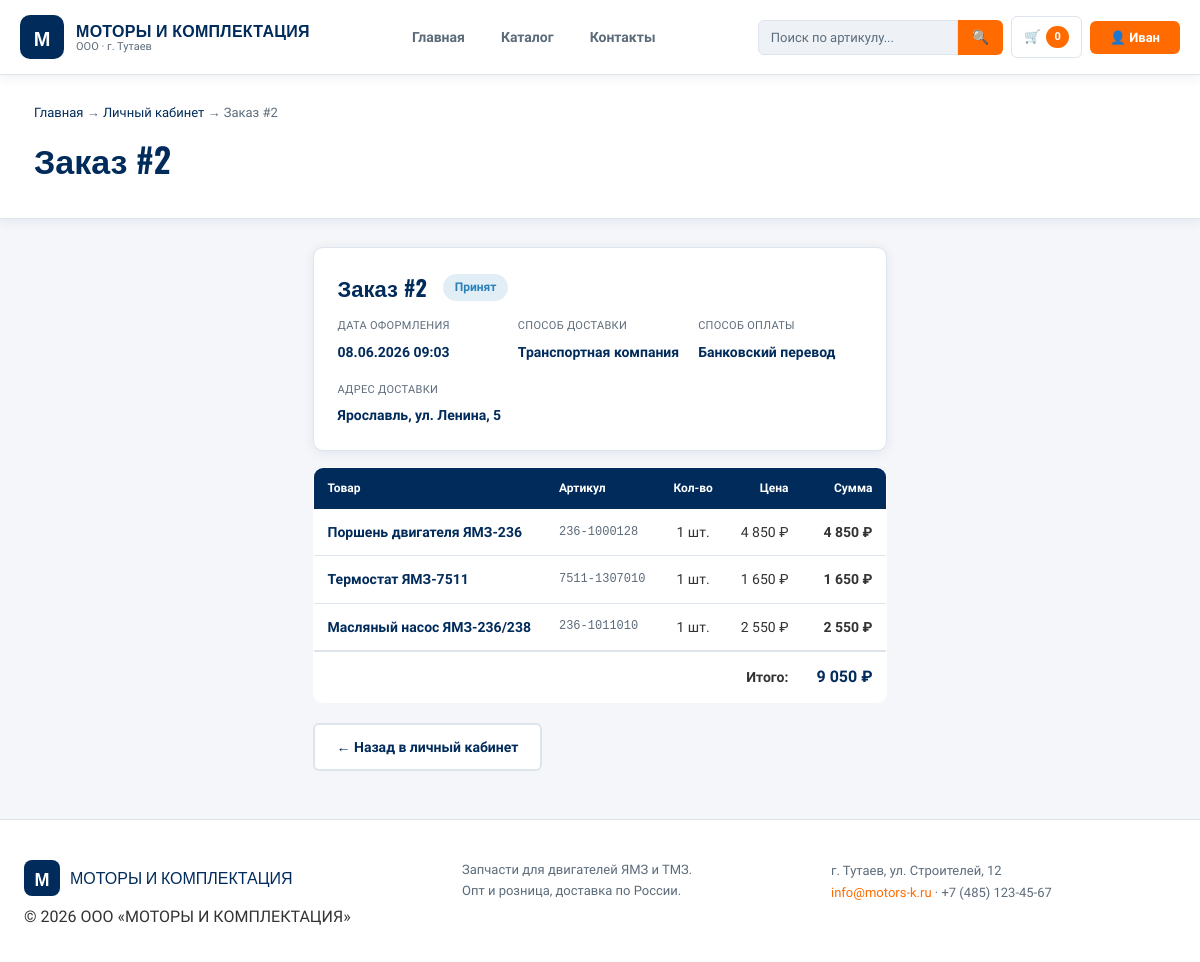
Page /order_view.php?id=2 (signed in) on the committed database.
### tables this page shows
CREATE TABLE `orders` (
  `id`               INT UNSIGNED NOT NULL AUTO_INCREMENT,
  `user_id`          INT UNSIGNED NOT NULL,
  `employee_id`      INT UNSIGNED DEFAULT NULL,
  `status`           ENUM('new','accepted','assembling','shipped','delivered','cancelled') NOT NULL DEFAULT 'new',
  `total_amount`     DECIMAL(12,2) NOT NULL DEFAULT 0.00,
  `delivery_address` VARCHAR(300) DEFAULT NULL,
  `delivery_method`  ENUM('pickup','transport','courier') NOT NULL DEFAULT 'pickup',
  `payment_method`   ENUM('cash','card','bank_transfer') NOT NULL DEFAULT 'cash',
  `comment`          TEXT DEFAULT NULL,
  `created_at`       DATETIME NOT NULL DEFAULT CURRENT_TIMESTAMP,
  `updated_at`       DATETIME NOT NULL DEFAULT CURRENT_TIMESTAMP ON UPDATE CURRENT_TIMESTAMP,
  PRIMARY KEY (`id`),
  KEY `fk_order_user`     (`user_id`),
  KEY `fk_order_employee` (`employee_id`),
  KEY `idx_order_status`  (`status`),
  CONSTRAINT `fk_order_user`     FOREIGN KEY (`user_id`)     REFERENCES `users`(`id`) ON UPDATE CASCADE,
  CONSTRAINT `fk_order_employee` FOREIGN KEY (`employee_id`) REFERENCES `users`(`id`) ON UPDATE CASCADE ON DELETE SET NULL
);

CREATE TABLE `order_items` (
  `id`         INT UNSIGNED NOT NULL AUTO_INCREMENT,
  `order_id`   INT UNSIGNED NOT NULL,
  `product_id` INT UNSIGNED NOT NULL,
  `qty`        SMALLINT UNSIGNED NOT NULL DEFAULT 1,
  `price`      DECIMAL(10,2) NOT NULL,
  PRIMARY KEY (`id`),
  KEY `fk_oi_order`   (`order_id`),
  KEY `fk_oi_product` (`product_id`),
  CONSTRAINT `fk_oi_order`   FOREIGN KEY (`order_id`)   REFERENCES `orders`(`id`)   ON DELETE CASCADE,
  CONSTRAINT `fk_oi_product` FOREIGN KEY (`product_id`) REFERENCES `products`(`id`) ON UPDATE CASCADE
);

CREATE TABLE `products` (
  `id`          INT UNSIGNED NOT NULL AUTO_INCREMENT,
  `article`     VARCHAR(30)   NOT NULL,
  `name`        VARCHAR(200)  NOT NULL,
  `category_id` SMALLINT UNSIGNED NOT NULL,
  `description` TEXT DEFAULT NULL,
  `price`       DECIMAL(10,2) NOT NULL,
  `stock_qty`   INT NOT NULL DEFAULT 0,
  `unit`        VARCHAR(10) NOT NULL DEFAULT 'шт.',
  `is_original` TINYINT(1) NOT NULL DEFAULT 1,
  `is_active`   TINYINT(1) NOT NULL DEFAULT 1,
  `created_at`  DATETIME NOT NULL DEFAULT CURRENT_TIMESTAMP,
  `updated_at`  DATETIME NOT NULL DEFAULT CURRENT_TIMESTAMP ON UPDATE CURRENT_TIMESTAMP,
  PRIMARY KEY (`id`),
  UNIQUE KEY `uq_article` (`article`),
  KEY `fk_product_cat` (`category_id`),
  CONSTRAINT `fk_product_cat` FOREIGN KEY (`category_id`) REFERENCES `categories`(`id`) ON UPDATE CASCADE
);

### config.php (called while the page is built, shortened)
<?php
function e(string $s): string {
    return htmlspecialchars($s, ENT_QUOTES, 'UTF-8');
}
function asset(string $file): string {
    return BASE_URL . ltrim($file, '/') . '?v=' . ASSET_VER;
}
function fmtPrice(float $v): string {
    return number_format($v, 0, '.', ' ') . ' ₽';
}

### order_view.php (the view, shortened to what this page needs)
<?php
require_once __DIR__ . '/config.php';
$pdo     = getDB();
$orderId = (int)($_GET['id'] ?? 0);
$order = $pdo->prepare('SELECT * FROM orders WHERE id=? AND user_id=?');
$order->execute([$orderId, $_SESSION['user_id']]);
$order = $order->fetch();
$items = $pdo->prepare('
    SELECT oi.qty, oi.price, oi.qty*oi.price AS subtotal,
           p.name, p.article, p.id AS product_id
    FROM order_items oi JOIN products p ON p.id=oi.product_id
    WHERE oi.order_id=?
');
$items->execute([$orderId]);
$items = $items->fetchAll();
$statusLabels = ['new'=>'Новый','accepted'=>'Принят','assembling'=>'Комплектуется','shipped'=>'Отгружен','delivered'=>'Доставлен','cancelled'=>'Отменён'];
$statusColors = ['new'=>'#e67e22','accepted'=>'#2980b9','assembling'=>'#8e44ad','shipped'=>'#16a085','delivered'=>'#27ae60','cancelled'=>'#c0392b'];
$st = $order['status'];
?><!DOCTYPE html>
<html lang="ru">
<head><meta charset="UTF-8"><meta name="viewport" content="width=device-width,initial-scale=1.0">
<link rel="stylesheet" href="<?= asset('style.css') ?>">
</head>
<body>
<?php include ROOT.'includes/header.php'; ?>
<div class="page-banner">
    <div class="container">
        <div class="breadcrumb">
            <a href="<?= BASE_URL ?>index.php">Главная</a> →
            <a href="<?= BASE_URL ?>account.php">Личный кабинет</a> →
            <span>Заказ #<?= $orderId ?></span>
        </div>
        <h1>Заказ #<?= $orderId ?></h1>
    </div>
</div>
<div class="container" style="padding:28px 20px 48px">
    <div class="order-view-header">
        <div style="display:flex;align-items:center;gap:16px;flex-wrap:wrap;margin-bottom:12px">
            <h2 style="font-family:var(--font-h);font-size:22px;color:var(--navy);margin:0">Заказ #<?= $orderId ?></h2>
            <span class="status-badge" style="background:<?= $statusColors[$st]??'#666' ?>22;color:<?= $statusColors[$st]??'#666' ?>">
                <?= $statusLabels[$st] ?? $st ?>
            </span>
        </div>
        <div class="order-meta-grid">
            <div class="order-meta-item">
                <label>Дата оформления</label>
                <span><?= date('d.m.Y H:i', strtotime($order['created_at'])) ?></span>
            </div>
            <div class="order-meta-item">
                <label>Способ доставки</label>
                <span><?= match($order['delivery_method']) { 'transport'=>'Транспортная компания','courier'=>'Курьер',default=>'Самовывоз' } ?></span>
            </div>
            <div class="order-meta-item">
                <label>Способ оплаты</label>
                <span><?= match($order['payment_method']) { 'card'=>'Банковская карта','bank_transfer'=>'Банковский перевод',default=>'Наличными' } ?></span>
            </div>
            <?php if ($order['delivery_address']): ?>
            <div class="order-meta-item" style="grid-column:span 2">
                <label>Адрес доставки</label>
                <span><?= e($order['delivery_address']) ?></span>
            </div>
            <?php endif; ?>
        </div>
    </div>
    <table class="items-table" style="margin-top:16px">
        <thead>
            <tr>
                <th>Товар</th>
                <th>Артикул</th>
                <th style="text-align:center">Кол-во</th>
                <th style="text-align:right">Цена</th>
                <th style="text-align:right">Сумма</th>
            </tr>
        </thead>
        <tbody>
        <?php foreach ($items as $item): ?>
        <tr>
            <td><a href="<?= BASE_URL ?>product.php?id=<?= $item['product_id'] ?>" style="color:var(--navy);font-weight:600"><?= e($item['name']) ?></a></td>
            <td style="font-family:monospace;font-size:12px;color:var(--muted)"><?= e($item['article']) ?></td>
            <td style="text-align:center"><?= $item['qty'] ?> шт.</td>
            <td style="text-align:right"><?= fmtPrice($item['price']) ?></td>
            <td style="text-align:right;font-weight:600"><?= fmtPrice($item['subtotal']) ?></td>
        </tr>
        <?php endforeach; ?>
        </tbody>
        <tfoot>
            <tr>
                <td colspan="4" style="text-align:right;border-top:2px solid var(--border);font-weight:700;padding:12px 14px">Итого:</td>
                <td style="text-align:right;border-top:2px solid var(--border);font-weight:700;font-size:16px;padding:12px 14px;color:var(--navy)"><?= fmtPrice($order['total_amount']) ?></td>
            </tr>
        </tfoot>
    </table>
    <div style="margin-top:20px">
        <a href="<?= BASE_URL ?>account.php" class="btn-outline-dark" style="display:inline-block">← Назад в личный кабинет</a>
    </div>
</div>
<?php include ROOT.'includes/footer.php'; ?>
</body>
</html>

### style.css (style rules this page uses)
*,*::before,*::after { margin:0;padding:0;box-sizing:border-box }
:root { --navy:#002B5B; --navy-light:#003d7a; --orange:#FF6B00; --orange-h:#e55f00; --bg:#F4F6F9; --bg-header:#ffffff; --surface:#ffffff; --surface-2:#eef2f7; --text:#333333; --text-h:#002B5B; --muted:#5c6b7a; --white:#fff; --border:#dde4ec; --success:#1a8f55; --danger:#c0392b; --font-h:'Oswald',sans-serif; --font-b:'Source Sans 3',sans-serif; --shadow:0 2px 12px rgba(0,43,91,.08); --shadow-h:0 8px 28px rgba(0,43,91,.12); --radius:10px; --radius-sm:6px; }
body { font-family:var(--font-b);background:var(--bg);color:var(--text);font-size:16px;line-height:1.6;display:flex;flex-direction:column;min-height:100vh }
main,section,div.container { flex:1 }
a { color:inherit;text-decoration:none }
.container { max-width:1180px;margin:0 auto;padding:0 24px }
.btn-outline-dark { display:inline-block;text-align:center;border:2px solid var(--border);color:var(--text-h);padding:11px 22px;border-radius:var(--radius-sm);font-weight:600;font-size:14px;background:var(--surface) }
.page-banner { background:var(--surface);color:var(--navy);padding:28px 0 32px;border-bottom:1px solid var(--border);box-shadow:var(--shadow) }
.page-banner .container { position:relative }
.page-banner h1 { font-family:var(--font-h);font-size:34px;font-weight:600;margin-top:8px;color:var(--navy) }
.breadcrumb { font-size:13px;color:var(--muted) }
.breadcrumb a { color:var(--navy) }
.status-badge { display:inline-block;padding:4px 12px;border-radius:20px;font-size:12px;font-weight:700 }
.order-view-header { background:var(--surface);border:1px solid var(--border);border-radius:var(--radius);padding:22px 24px;margin-bottom:16px;box-shadow:var(--shadow) }
.order-view-header h2 { font-family:var(--font-h);font-size:22px;color:var(--text-h);margin-bottom:12px }
.order-meta-grid { display:grid;grid-template-columns:repeat(3,1fr);gap:16px;margin-top:12px }
.order-meta-item label { font-size:11px;color:var(--muted);display:block;margin-bottom:4px;text-transform:uppercase;letter-spacing:.3px }
.order-meta-item span { font-size:14px;font-weight:600;color:var(--text-h) }
.items-table { width:100%;border-collapse:collapse;background:var(--surface);border-radius:var(--radius);overflow:hidden;border:1px solid var(--border) }
.items-table th { background:var(--navy);color:#fff;padding:11px 14px;text-align:left;font-size:12px }
.items-table td { padding:12px 14px;border-bottom:1px solid var(--border);font-size:14px;color:var(--text) }
.items-table tr:last-child td { border:none }
.items-table tfoot td { border-top:2px solid var(--border);font-weight:700 }

### rows in the picture
orders: status "Принят", created_at "08.06.2026 09:03", delivery_method "Транспортная компания", payment_method "Банковский перевод", delivery_address "Ярославль, ул. Ленина, 5", total_amount "9 050 ₽"
order_items: product.name "Поршень двигателя ЯМЗ-236", product.article "236-1000128", qty "1", price "4 850 ₽", subtotal "4 850 ₽"
order_items: product.name "Термостат ЯМЗ-7511", product.article "7511-1307010", qty "1", price "1 650 ₽", subtotal "1 650 ₽"
order_items: product.name "Масляный насос ЯМЗ-236/238", product.article "236-1011010", qty "1", price "2 550 ₽", subtotal "2 550 ₽"

### other values in the picture
$cartQty "0"
$_SESSION['user']['first_name'] "Иван"
$orderId "2"
